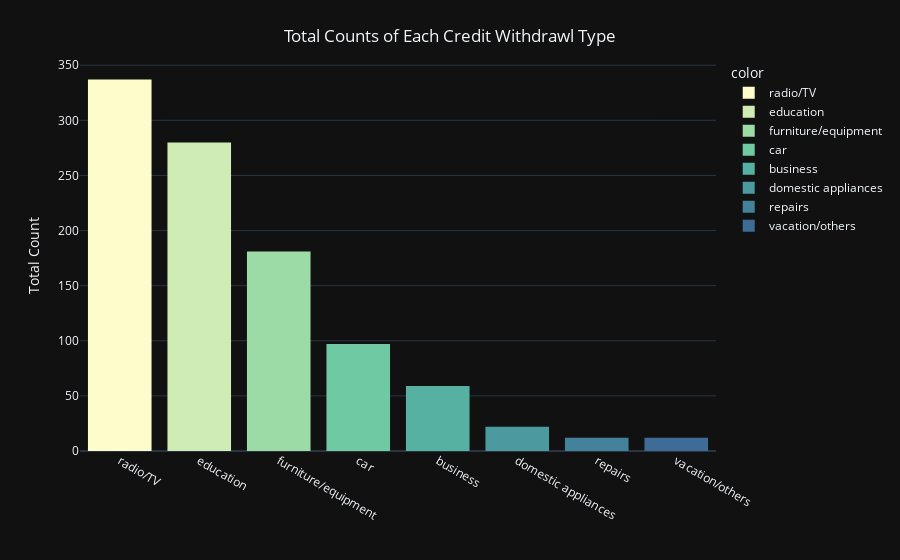

The code cell stored with this chart in its notebook:
### Code cell
fig = px.histogram(df,
x = df['Purpose'].unique(),
y = df['Purpose'].value_counts(),
color = df['Purpose'].unique(),
color_discrete_sequence = px.colors.sequential.deep,
template = 'plotly_dark')

fig.update_layout(
    title = {
        'text': 'Total Counts of Each Credit Withdrawl Type',
        'x' : 0.5,
        'yanchor':'top'
    },
    xaxis_title = '',
    yaxis_title = 'Total Count'
)
fig.show()

### Figure 1 — Plotly figure (JSON) as saved in the notebook; plotly's stock layout.template omitted (floating-point values rounded to 4 significant figures)
{"data": [{"alignmentgroup": "True", "bingroup": "x", "histfunc": "sum", "hovertemplate": "color=radio/TV<br>x=%{x}<br>sum of y=%{y}<extra></extra>", "legendgroup": "radio/TV", "marker": {"color": "rgb(253, 253, 204)", "pattern": {"shape": ""}}, "name": "radio/TV", "offsetgroup": "radio/TV", "orientation": "v", "showlegend": true, "type": "histogram", "x": ["radio/TV"], "xaxis": "x", "y": [337], "yaxis": "y"}, {"alignmentgroup": "True", "bingroup": "x", "histfunc": "sum", "hovertemplate": "color=education<br>x=%{x}<br>sum of y=%{y}<extra></extra>", "legendgroup": "education", "marker": {"color": "rgb(206, 236, 179)", "pattern": {"shape": ""}}, "name": "education", "offsetgroup": "education", "orientation": "v", "showlegend": true, "type": "histogram", "x": ["education"], "xaxis": "x", "y": [280], "yaxis": "y"}, {"alignmentgroup": "True", "bingroup": "x", "histfunc": "sum", "hovertemplate": "color=furniture/equipment<br>x=%{x}<br>sum of y=%{y}<extra></extra>", "legendgroup": "furniture/equipment", "marker": {"color": "rgb(156, 219, 165)", "pattern": {"shape": ""}}, "name": "furniture/equipment", "offsetgroup": "furniture/equipment", "orientation": "v", "showlegend": true, "type": "histogram", "x": ["furniture/equipment"], "xaxis": "x", "y": [181], "yaxis": "y"}, {"alignmentgroup": "True", "bingroup": "x", "histfunc": "sum", "hovertemplate": "color=car<br>x=%{x}<br>sum of y=%{y}<extra></extra>", "legendgroup": "car", "marker": {"color": "rgb(111, 201, 163)", "pattern": {"shape": ""}}, "name": "car", "offsetgroup": "car", "orientation": "v", "showlegend": true, "type": "histogram", "x": ["car"], "xaxis": "x", "y": [97], "yaxis": "y"}, {"alignmentgroup": "True", "bingroup": "x", "histfunc": "sum", "hovertemplate": "color=business<br>x=%{x}<br>sum of y=%{y}<extra></extra>", "legendgroup": "business", "marker": {"color": "rgb(86, 177, 163)", "pattern": {"shape": ""}}, "name": "business", "offsetgroup": "business", "orientation": "v", "showlegend": true, "type": "histogram", "x": ["business"], "xaxis": "x", "y": [59], "yaxis": "y"}, {"alignmentgroup": "True", "bingroup": "x", "histfunc": "sum", "hovertemplate": "color=domestic appliances<br>x=%{x}<br>sum of y=%{y}<extra></extra>", "legendgroup": "domestic appliances", "marker": {"color": "rgb(76, 153, 160)", "pattern": {"shape": ""}}, "name": "domestic appliances", "offsetgroup": "domestic appliances", "orientation": "v", "showlegend": true, "type": "histogram", "x": ["domestic appliances"], "xaxis": "x", "y": [22], "yaxis": "y"}, {"alignmentgroup": "True", "bingroup": "x", "histfunc": "sum", "hovertemplate": "color=repairs<br>x=%{x}<br>sum of y=%{y}<extra></extra>", "legendgroup": "repairs", "marker": {"color": "rgb(68, 130, 155)", "pattern": {"shape": ""}}, "name": "repairs", "offsetgroup": "repairs", "orientation": "v", "showlegend": true, "type": "histogram", "x": ["repairs"], "xaxis": "x", "y": [12], "yaxis": "y"}, {"alignmentgroup": "True", "bingroup": "x", "histfunc": "sum", "hovertemplate": "color=vacation/others<br>x=%{x}<br>sum of y=%{y}<extra></extra>", "legendgroup": "vacation/others", "marker": {"color": "rgb(62, 108, 150)", "pattern": {"shape": ""}}, "name": "vacation/others", "offsetgroup": "vacation/others", "orientation": "v", "showlegend": true, "type": "histogram", "x": ["vacation/others"], "xaxis": "x", "y": [12], "yaxis": "y"}], "layout": {"barmode": "relative", "legend": {"title": {"text": "color"}, "tracegroupgap": 0}, "margin": {"t": 60}, "title": {"text": "Total Counts of Each Credit Withdrawl Type", "x": 0.5, "yanchor": "top"}, "xaxis": {"anchor": "y", "domain": [0, 1], "title": {"text": ""}}, "yaxis": {"anchor": "x", "domain": [0, 1], "title": {"text": "Total Count"}}}}
